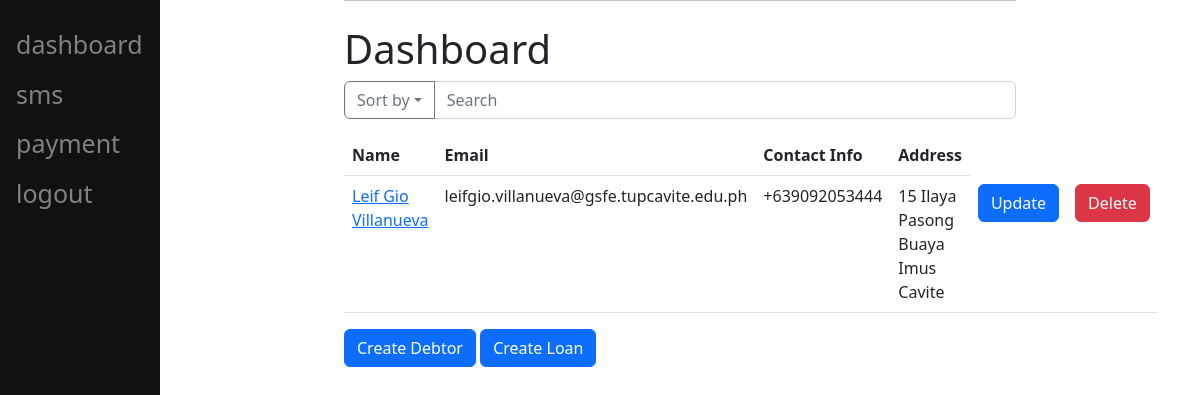
The app's page / (signed in), older data.
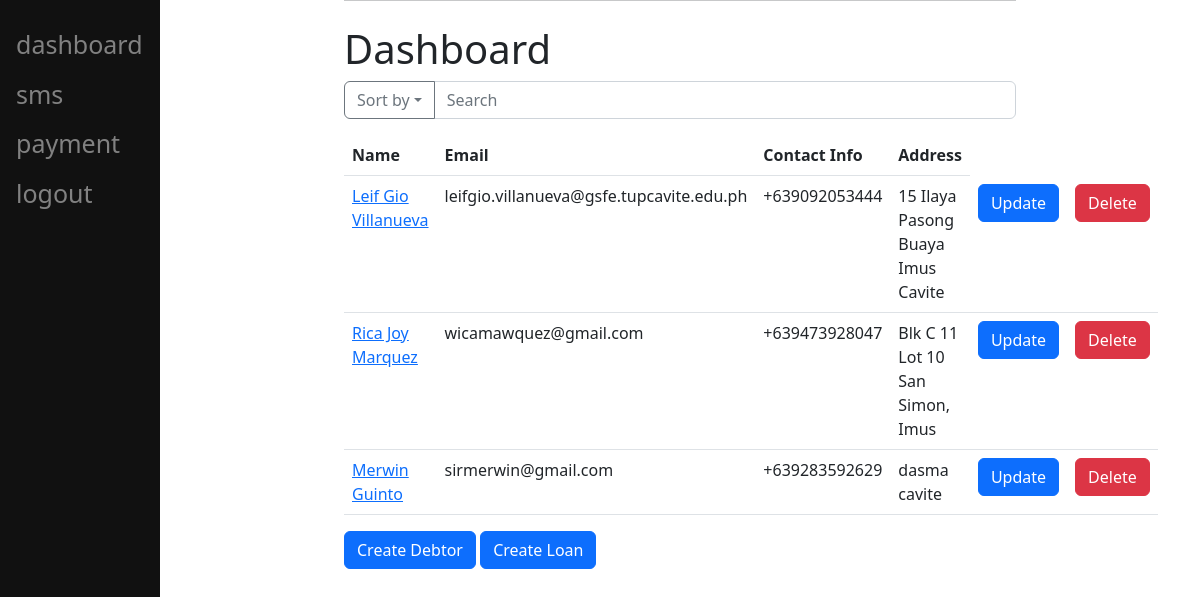
The same page, newer data.
### bank/models.py (models this page shows, shortened)
class Debtor(models.Model):
    first_name = models.CharField(max_length=30)
    last_name = models.CharField(max_length=30)
    email = models.EmailField(max_length=120)
    contact = PhoneNumberField(null=False,blank=False,unique=True)
    address = models.CharField(max_length=120)

### bank/views.py (the view)
# urls.py: path('', views.dashboard, name='dashboard'),
@login_required(login_url='bank:login')
def dashboard(request):
    debtor = Debtor.objects.all()
    queries = {'debtor': debtor}
    return render(request, "dashboard.html", queries)

### bank/templates/dashboard.html (shortened to what this page needs)
{% extends 'base.html' %}
{% load static %}
{% block content %}
<h1>Dashboard</h1>
<div class="input-group mb-3">
  <button class="btn btn-outline-secondary dropdown-toggle" type="button" data-bs-toggle="dropdown" aria-expanded="false">Sort by</button>
 <input type="text" class="form-control" placeholder="Search" aria-label="Search" aria-describedby="basic-addon1">
</div>
 <table class="table">
  <thead>
    <tr>
      <th scope="col">Name</th>
      <th scope="col">Email</th>
      <th scope="col">Contact Info</th>
      <th scope="col">Address</th>
    </tr>
  </thead>
  <tbody>
    {% for x in debtor %}
    <tr>
      <td><a href="{{x.id}}">{{ x.first_name }} {{x.last_name}}</a></td>
      <td>{{x.email }}</td>
      <td>{{x.contact }}</td>
      <td>{{x.address }}</td>
      <td>
        <a href="{% url 'bank:update-debtor' x.id %}" class="btn btn-primary">Update</a>
      </td>
      <td>
        <a href="{% url 'bank:delete-debtor' x.id %}" class="btn btn-danger">Delete</a>
      </td>
    </tr>
    {% endfor %}
  </tbody>
</table>
<a href="{% url 'bank:create-debtor' %}" class="btn btn-primary">Create Debtor</a>
<a href="{% url 'bank:create-loan' %}" class="btn btn-primary">Create Loan</a>
{% endblock %}

Row changes from the older to the newer data that the page shows:
added Debtor: first_name "Rica Joy", last_name "Marquez", email "wicamawquez@gmail.com", contact "+639473928047", address "Blk C 11 Lot 10 San Simon, Imus"
added Debtor: first_name "Merwin", last_name "Guinto", email "sirmerwin@gmail.com", contact "+639283592629", address "dasma cavite"
